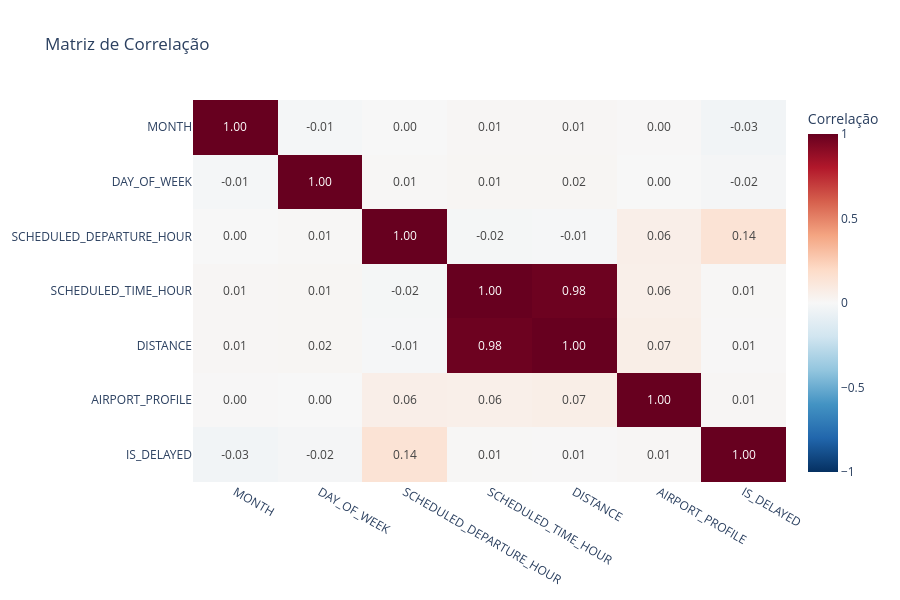

The notebook cell this image was saved under:
### Markdown cell above
Correlação entre variáveis numéricas

### Code cell
df = df.merge(df_airports_stats[['ORIGIN_AIRPORT', 'AIRPORT_PROFILE']], on='ORIGIN_AIRPORT', how='left')

num_cols = [
    'MONTH', 'DAY_OF_WEEK', 'SCHEDULED_DEPARTURE_HOUR', 'SCHEDULED_TIME_HOUR', 'DISTANCE', 'AIRPORT_PROFILE', 'IS_DELAYED'
]

corr = df[num_cols].corr()

fig = px.imshow(
    corr,
    text_auto='.2f',
    aspect='auto',
    color_continuous_scale='RdBu_r',
    zmin=-1, 
    zmax=1,
    title='Matriz de Correlação',
    labels=dict(color='Correlação')
)
fig.update_layout(
    height=600,
    template='plotly_white'
)
fig.show()

### Figure 1 — Plotly figure (JSON) as saved in the notebook; plotly's stock layout.template omitted (floating-point values rounded to 4 significant figures)
{"data": [{"coloraxis": "coloraxis", "hovertemplate": "x: %{x}<br>y: %{y}<br>Correlação: %{z}<extra></extra>", "name": "0", "texttemplate": "%{z:.2f}", "type": "heatmap", "x": ["MONTH", "DAY_OF_WEEK", "SCHEDULED_DEPARTURE_HOUR", "SCHEDULED_TIME_HOUR", "DISTANCE", "AIRPORT_PROFILE", "IS_DELAYED"], "xaxis": "x", "y": ["MONTH", "DAY_OF_WEEK", "SCHEDULED_DEPARTURE_HOUR", "SCHEDULED_TIME_HOUR", "DISTANCE", "AIRPORT_PROFILE", "IS_DELAYED"], "yaxis": "y", "z": [[1.0, -0.01427, 0.0008158, 0.01306, 0.01296, 0.003824, -0.03118], [-0.01427, 1.0, 0.008246, 0.01465, 0.01595, -0.001927, -0.01781], [0.0008158, 0.008246, 1.0, -0.01535, -0.00826, 0.06278, 0.1401], [0.01306, 0.01465, -0.01535, 1.0, 0.9842, 0.05988, 0.006418], [0.01296, 0.01595, -0.00826, 0.9842, 1.0, 0.0652, 0.005624], [0.003824, -0.001927, 0.06278, 0.05988, 0.0652, 1.0, 0.01134], [-0.03118, -0.01781, 0.1401, 0.006418, 0.005624, 0.01134, 1.0]]}], "layout": {"coloraxis": {"cmax": 1, "cmin": -1, "colorbar": {"title": {"text": "Correlação"}}, "colorscale": [[0, "rgb(5,48,97)"], [0.1, "rgb(33,102,172)"], [0.2, "rgb(67,147,195)"], [0.3, "rgb(146,197,222)"], [0.4, "rgb(209,229,240)"], [0.5, "rgb(247,247,247)"], [0.6, "rgb(253,219,199)"], [0.7, "rgb(244,165,130)"], [0.8, "rgb(214,96,77)"], [0.9, "rgb(178,24,43)"], [1, "rgb(103,0,31)"]]}, "height": 600, "title": {"text": "Matriz de Correlação"}, "xaxis": {"anchor": "y", "domain": [0, 1]}, "yaxis": {"anchor": "x", "autorange": "reversed", "domain": [0, 1]}}}
